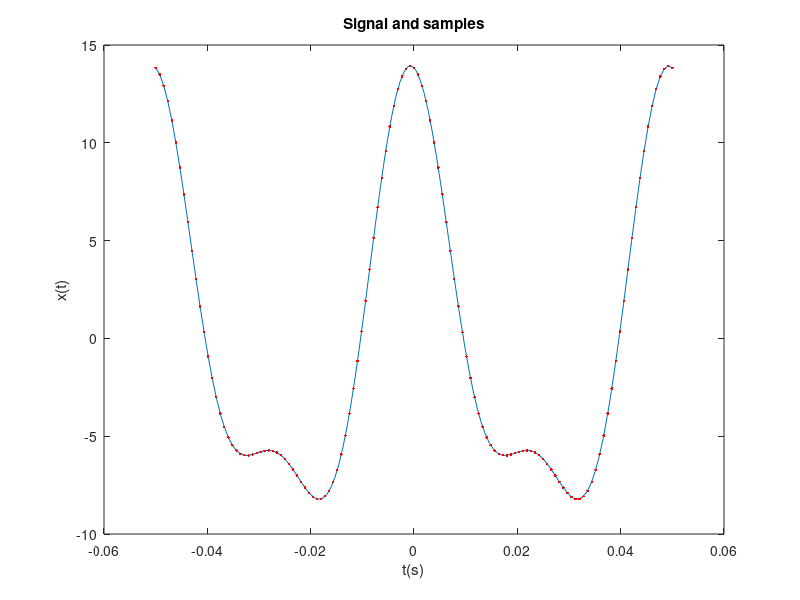
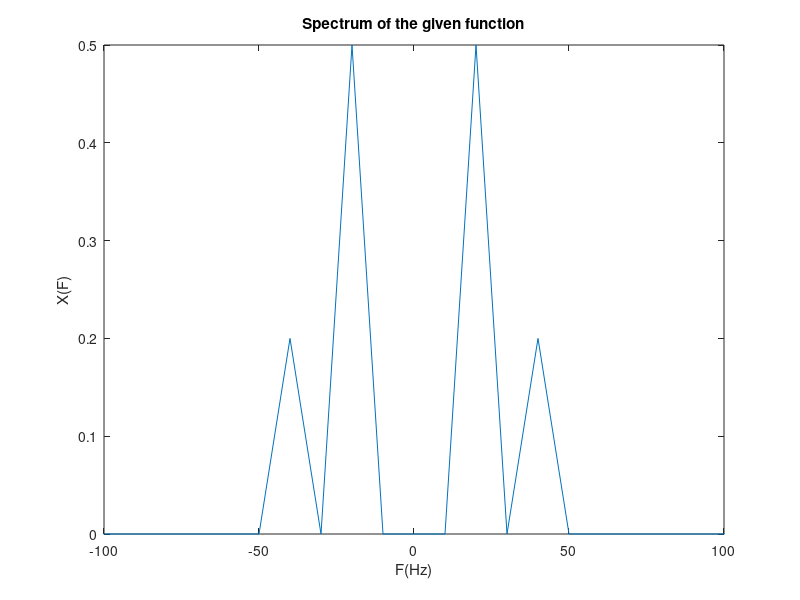
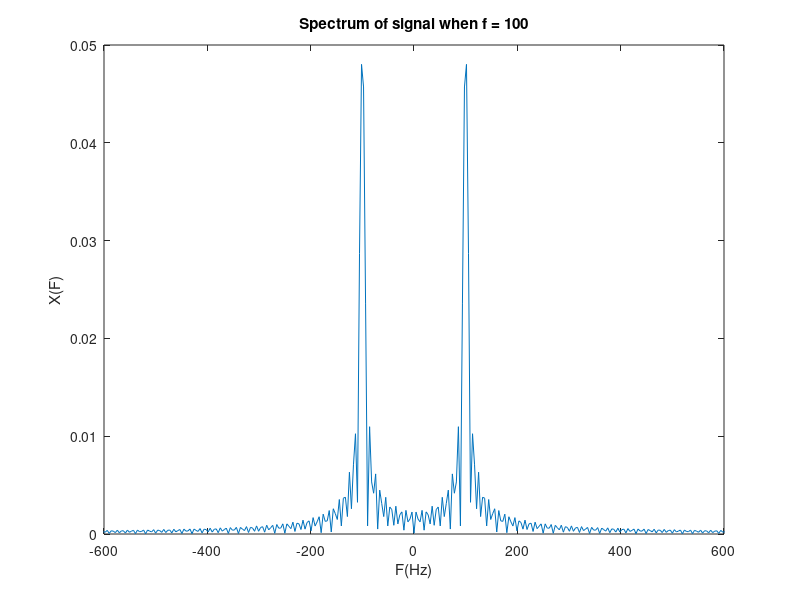
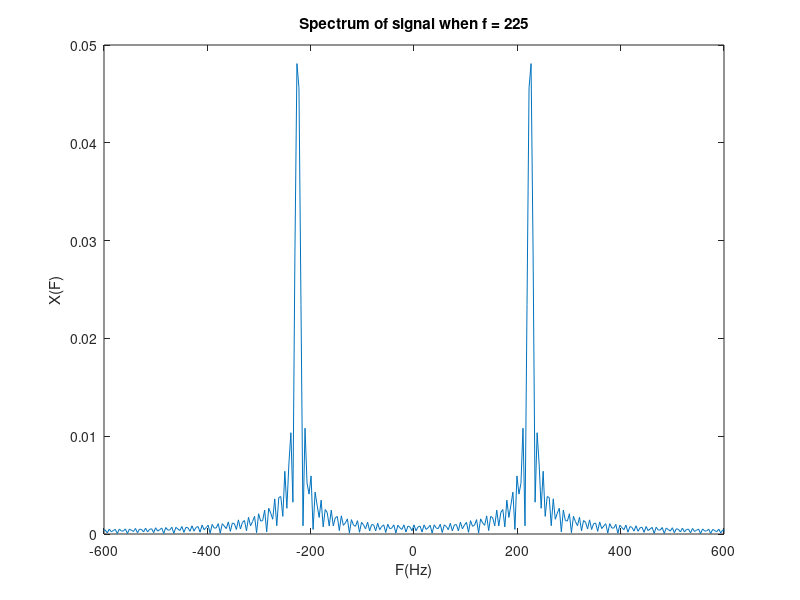

Source code (MATLAB) for these figures, in order:
%A
close all
clear all

N=128;
T=0.05;
tmax = T;


t= linspace(-tmax,tmax,N);
x = 10*cos(2*pi*20*t)-4*sin(2*pi*40*t+5);		%Normal signal

figure;
plot(t,x)										%Designing signal
hold on;
Ts = 2*T/N;										%Period of sampling
td = -tmax:Ts:tmax;								
x1 = 10*cos(2*pi*20*td)-4*sin(2*pi*40*td+5);	%Sampled signal
plot(td,x1,'r.');								%Designing sampled signal (with read dots)
%Adding details to the diagram
title('Signal and samples');
xlabel('t(s)');
ylabel('x(t)');
hold off;

figure;										%Creating new figure
Fs=1/Ts;										%
X = fftshift(fft(x1,N)*Ts);						%Creating X(F) from the sampled signal
F = [-Fs/2:Fs/N:Fs/2-Fs/N];						%F vector declaration
plot(F,abs(X));									%Plotting the Fourier transformation
%Adding details to the diagram
xlim([-100,100]);
title('Spectrum of the given function');
xlabel('F(Hz)');
ylabel('X(F)');


%B
T=0.05;
N = 2048;
tmax = T;
l = randi(30);									%Generating random int to add to the signal
Fs = 8000;
Ts = 1/Fs;
td = -tmax:Ts:tmax;

Fs=1/Ts;
df = 125;
f = [100:df:475];
for k = 1:length(f)
    figure;									%Creating new figure
    x = sin(2*pi*f(k).*td + l);					%Creating x(t) signal
    X = fftshift(fft(x,N)*Ts);					%Generating Fourier transformation of x(t)
    F = [-Fs/2:Fs/N:Fs/2-Fs/N];					%F vector declaration
    plot(F,abs(X));								%Plotting X(F)
	%Adding details to the diagram
    title(['Spectrum of signal when f = ' num2str(f(k))]);
    xlabel('F(Hz)');
    ylabel('X(F)');
    xlim([-600 600]);
end
T=1/8000;
td = -tmax:Ts:tmax;
f1 = [7500:df:7900];
for k = 1:length(f1)
    figure;                             		%Creating new figure
    x1 = sin(2*pi*f1(k).*td + l);				%Creating x(t) signal
    X1 = fftshift(fft(x1,N)*Ts);				%Generating Fourier transformation
    F = [-Fs/2:Fs/N:Fs/2-Fs/N];					%F vector declaration
    plot(F,abs(X1));							%Plotting X(F)
	%Adding details to the diagram
    title(['Spectrum of signal when f = ' num2str(f1(k))]); 
    xlabel('F(Hz)');
    ylabel('X(F)');
    xlim([-600 600]);
end